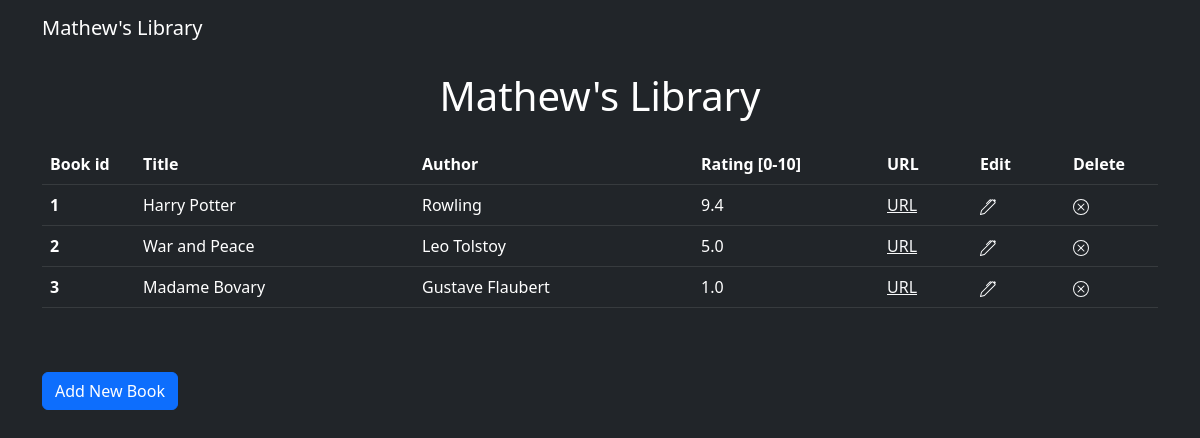
The page / on the database its author committed.
### main.py (models this page shows, shortened)
class Book(db.Model):
    id = db.Column(db.Integer, primary_key=True)
    title = db.Column(db.String(250), unique=True, nullable=False)
    author = db.Column(db.String(250), nullable=False)
    rating = db.Column(db.Float, nullable=False)

### main.py (the view)
@app.route('/')
def home():
    all_books = db.session.query(Book).order_by(Book.rating.desc()).all()
    return render_template('index.html', book_stack=all_books)

### templates/index.html (shortened to what this page needs)
{% include "header.html" %}
<div class="container">
    <h1 class="text-center p-3">Mathew's Library</h1>
    {% if book_stack|length == 0 %}
    <p>Library is empty.</p>
    {% else %}
    <table class="table table-dark">
        <thead>
        <tr>
            <th scope="col" class="col-1">Book id</th>
            <th scope="col" class="col-3">Title</th>
            <th scope="col" class="col-3">Author</th>
            <th scope="col" class="col-2">Rating [0-10]</th>
            <th scope="col" class="col-1">URL</th>
            <th scope="col" class="col-1">Edit</th>
            <th scope="col" class="col-1">Delete</th>
        </tr>
        </thead>
        <tbody>
        {% for book in book_stack %}
        <tr>
            <th scope="row">{{ loop.index }}</th>
            <td>{{ book.title }}</td>
            <td>{{ book.author }}</td>
            <td>{{ book.rating|round(1) }}</td>
            <td><a href="https://www.google.com/search?q={{ book.title }} {{ book.author }}" target=”_blank”
                   class="link-light">URL</a></td>
            <td><a href="{{ url_for('edit', id=book.id) }}" class="link-light">
            </a></td>
            <td><a href="{{ url_for('delete', id=book.id) }}" class="link-light">
            </a></td>
        </tr>
        {% endfor %}
        </tbody>
    </table>
    {% endif %}
    <a href="{{ url_for('add') }}">
        <button class="btn btn-primary mt-5">Add New Book</button>
    </a>
</div>
</body>
</html>

### rows shown on the page
Book: title "Harry Potter", author "Rowling", rating "9.4"
Book: title "War and Peace", author "Leo Tolstoy", rating "5.0"
Book: title "Madame Bovary", author "Gustave Flaubert", rating "1.0"
